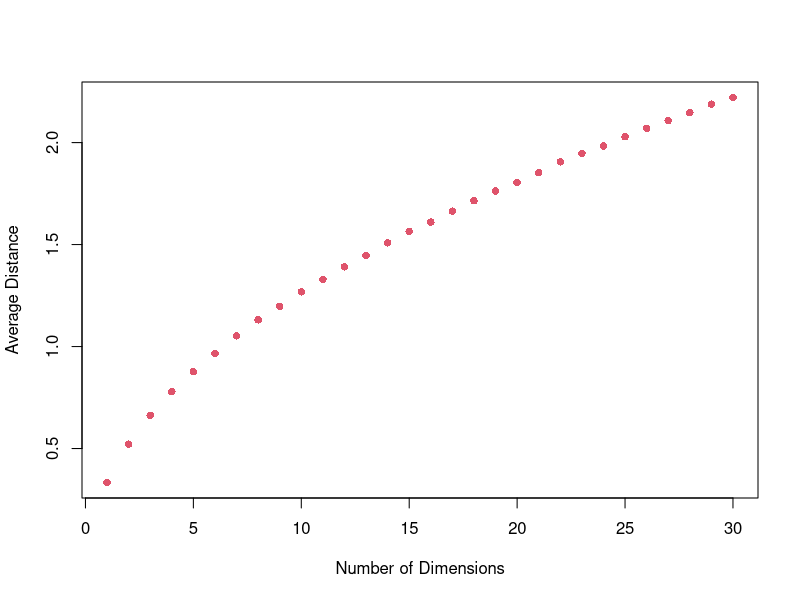

Reproduce this figure in R.
ndims<-30
Average<-c()
dimensions<-c()
for (i in 1:ndims) {
	dimensions<-c(dimensions, i)
	dists<-c()
      for (j in 1:10000) {
   		P1<-runif(i)
   		P2<-runif(i)
   		dist<-sqrt(sum((P1-P2)^2))
   		dists<-c(dists, dist)
		mean<- mean(dists)
		}
	Average<-c(Average, mean)
	}
plot(dimensions, Average, xlab= "Number of Dimensions", ylab= "Average Distance",pch=16, col=2)


